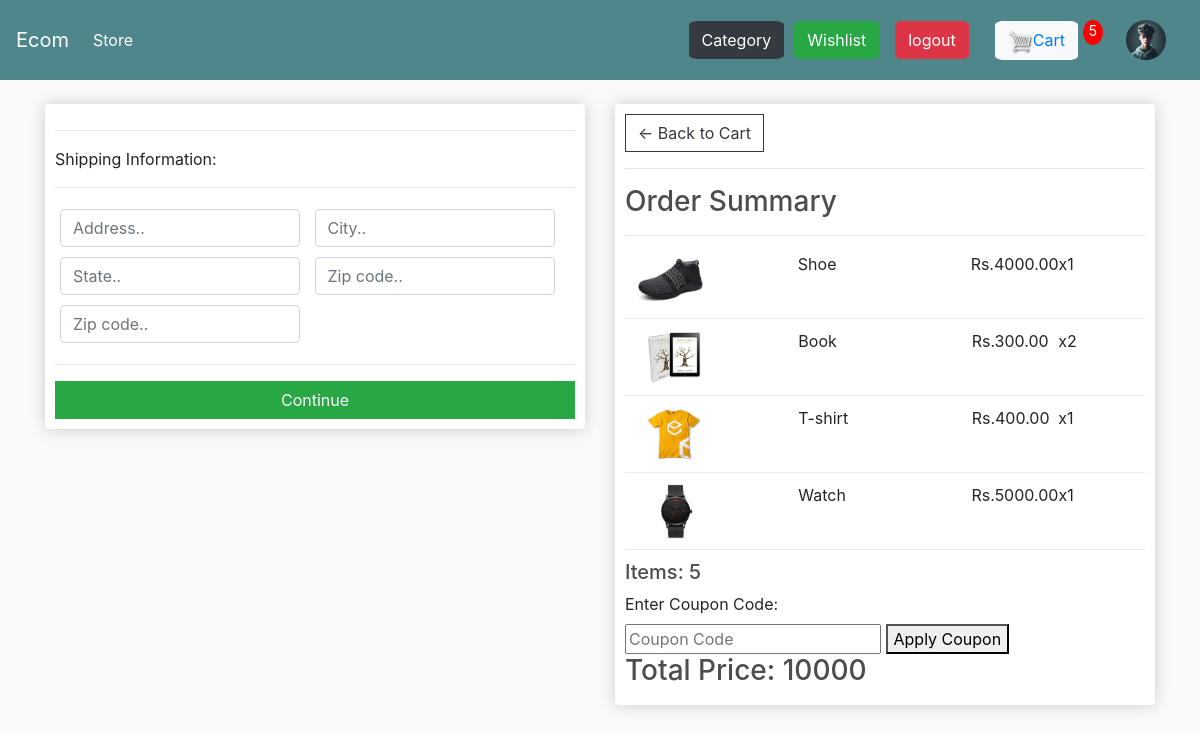
The page /checkout/ (signed in) on the database as committed earlier.
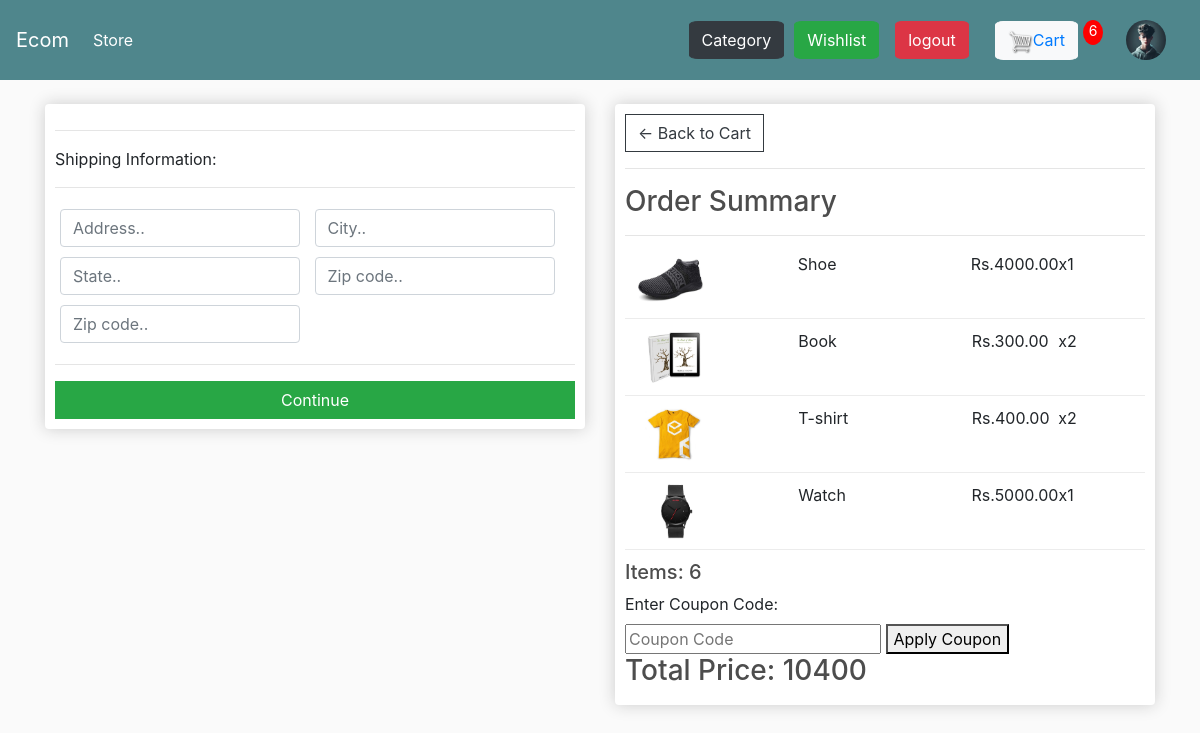
The same page on the database as committed later.
### store/models.py (models this page shows, shortened)
class OrderItem(models.Model):
	customer = models.ForeignKey(Customer, on_delete=models.SET_NULL, null=True)
	product = models.ForeignKey(Product, on_delete=models.SET_NULL, null=True)
	order = models.ForeignKey(Order, on_delete=models.SET_NULL, null=True)
	quantity = models.IntegerField(default=0, null=True, blank=True)
	date_added = models.DateTimeField(auto_now_add=True)
	@property
	def get_total(self):
		total = self.product.price * self.quantity
		return total

class Order(models.Model):
	customer = models.ForeignKey(Customer, on_delete=models.SET_NULL, null=True, blank=True)   #Foreign key Customer can order many time many to one relationship
	date_ordered = models.DateTimeField(auto_now_add=True)
	complete = models.BooleanField(default=False)
	transaction_id = models.CharField(max_length=100, null=True)
	@property
	def shipping(self):
		shipping = False
		orderitems = self.orderitem_set.all()  # you can access all related OrderItem objects using the orderitem_set attribute
		for i in orderitems:
			if i.product.digital == False: #order item class foreign key with order item orderitem hav product product.digital
				shipping = True
		return shipping
	@property
	def get_cart_total(self):
		orderitems = self.orderitem_set.all()
		total = sum([item.get_total for item in orderitems])  # Use property correctly
		return total
	@property
	def get_cart_items(self):
		orderitems = self.orderitem_set.all()
		total = sum([item.quantity for item in orderitems])
		return total

class Product(models.Model):
	seller=models.ForeignKey(Seller,on_delete=models.CASCADE,null=True)
	category_name = models.ForeignKey(Category, on_delete=models.CASCADE)
	name = models.CharField(max_length=150, null=False, blank=False)
	price = models.FloatField()
	digital = models.BooleanField(default=False, null=True, blank=True)
	image = models.ImageField(null=True, blank=True)
	description = models.TextField(null=True, blank=True)
	stock = models.IntegerField(default=0, null=True, blank=True)
	@property
	def imageURL(self):
		try:
			url = self.image.url   #.URL returns the publicly accessible URL of the file
		except:
			url = ''
		return url

### store/views.py (the view, shortened to what this page needs)
# urls.py: path('checkout/',views.checkout, name="checkout"),
def checkout(request):
	data = cartData(request)
	cartItems = data['cartItems']
	order = data['order']
	items = data['items']
	total_price=0
	if request.user.is_authenticated:
		total_price = Decimal(order.get_cart_total)  # Ensure it's a Decimal
	else:
		total_price = Decimal(order['get_cart_total'])
	discount = Decimal('0.00')
	discounted_total = total_price  # Start with the total price
	payment_amount = total_price  # Default to the original total price
	message = None
	coupon_code = request.POST.get('coupon_code', None)
	context = {
		'items': items,
		'order': order,
		'cartItems': cartItems,
		'total_price': total_price,
		'discount': discount,
		'discounted_total': discounted_total,
		'payment_amount': payment_amount,  # Add payment_amount to the context
		'message': message,
	}
	return render(request, 'store/checkout.html', context)

### store/models.py (called while the page is built)
	@property
	def imageURL(self):
		try:
			url = self.proimg.url   #.URL returns the publicly accessible URL of the file
		except:
			url = ''
		return url

### store/views.py (called while the page is built)
def cartData(request):
	if request.user.is_authenticated:
		customer = request.user.customer
		order, created = Order.objects.get_or_create(customer=customer, complete=False)
		items = order.orderitem_set.all()
		cartItems = order.get_cart_items
	else:
		cookieData = cookieCart(request)
		items = cookieData['items']
		cartItems = cookieData['cartItems']
		order = {'get_cart_total': 0, 'get_cart_items': cartItems, 'shipping': False}
	return {'items': items, 'order': order, 'cartItems': cartItems}

### store/templates/store/checkout.html (shortened to what this page needs)
{% extends 'store/main.html' %}
{% load static %}
{% block content %}
     <div class="row" style="margin-top:70px">
		<div class="col-lg-6">
			<div class="box-element" id="form-wrapper">
				<form id="form">
					<div id="shipping-info">
						<hr>
						<p>Shipping Information:</p>
						<hr>
						<div class="form-field">
							<input class="form-control" type="text" name="address" placeholder="Address..">
						</div>
						<div class="form-field">
							<input class="form-control" type="text" name="city" placeholder="City..">
						</div>
						<div class="form-field">
							<input class="form-control" type="text" name="state" placeholder="State..">
						</div>
						<div class="form-field">
							<input class="form-control" type="text" name="zipcode" placeholder="Zip code..">
						</div>
						<div class="form-field">
							<input class="form-control" type="text" name="country" placeholder="Zip code..">
						</div>
					</div>
					<hr>
					<input id="form-button" class="btn btn-success btn-block" type="submit" value="Continue">
				</form>
			</div>
			<br>
		</div>
		<div class="col-lg-6">
			<div class="box-element">
				<a  class="btn btn-outline-dark" href="{% url 'store:cart' %}">&#x2190; Back to Cart</a>
				<hr>
				<h3>Order Summary</h3>
				<hr>
				{% for item in items %}
				<div class="cart-row">
					<div style="flex:2"><img class="row-image" src="{{item.product.imageURL}}"></div>
					<div style="flex:2"><p>{{item.product.name}}</p></div>
					<div style="flex:1"><p>Rs.{{item.product.price|floatformat:2}}</p></div>
					<div style="flex:1"><p>x{{item.quantity}}</p></div>
				</div>
				{% endfor %}
				<h5>Items:   {{order.get_cart_items}}</h5>
					<form method="post">
						<label for="coupon_code">Enter Coupon Code:</label><br>
						<input type="text" id="coupon_code" name="coupon_code" placeholder="Coupon Code">
						<button type="submit">Apply Coupon</button>
					</form>
					{% if discount %}
						<h3>Discounted Total Price: {{ discounted_total }}</h3>
					{% else %}
						<h3>Total Price: {{ total_price }}</h3>
					{% endif %}
			</div>
		</div>
	</div>
{% endblock content %}

### store/templates/store/main.html (shortened to what this page needs)
<!DOCTYPE html>
{% load static %}
<html>
<head>
	<link rel="stylesheet" href="https://stackpath.bootstrapcdn.com/bootstrap/4.4.1/css/bootstrap.min.css">
	<link rel="stylesheet" href="https://cdn.jsdelivr.net/npm/bootstrap@4.0.0/dist/css/bootstrap.min.css">
	<link rel="stylesheet" type="text/css" href="{% static 'css/main.css' %}">
	<link rel="stylesheet" href="https://cdnjs.cloudflare.com/ajax/libs/font-awesome/4.7.0/css/font-awesome.min.css">
</head>
<body>
	<nav class="navbar navbar-expand-lg navbar-dark bg-dark fixed-top">
	  <a class="navbar-brand" href="{% url 'store:store' %}">Ecom</a>
	  <div class="collapse navbar-collapse" id="navbarSupportedContent">
	    <ul class="navbar-nav mr-auto">
	      <li class="nav-item active">
	        <a class="nav-link" href="{% url 'store:store' %}">Store <span class="sr-only">(current)</span></a>
	      </li>
	    </ul>
	    <div class="form-inline my-2 my-lg-0">
			<a href="{% url 'store:category' %}"><button type="button" class="btn btn-dark" style="border-radius:10%;margin:10px">Category</button></a>
			<a href="{% url 'store:wishlist'%}"><button type="button" class="btn btn-success" style="border-radius:10%">Wishlist</button></a>
			{% if request.user.is_authenticated %}
			<a class="nav-link" aria-current="page" href="{% url 'store:logout' %}"><button type="button" class="btn btn-danger" style="border-radius:10%">logout</button></a>
			{% else %}
	    	<a href="{% url 'store:login' %}"class="btn btn-light ml-2" style="border-radius:10%">Login</a>
			<a href="{% url 'store:register' %}"class="btn btn-warning ml-2" style="border-radius:10%">Register</a><br>
			{% endif %}
			<button type="button" class="btn btn-light" style="border-radius:10%;margin:10px">
			<div class="form-inline my-lg-0" style="height:25px">
				<a href="{% url 'store:cart' %}">
					<img  id="cart-icon" class="mx-0"src="{% static 'images/cart.png' %}">Cart
				</a>
			</div>
			</button>
			<p id="cart-total">{{cartItems}}</p>
			<div class="btn-group dropdown dropleft" role="group">
				<button id="btnGroupDrop1" type="button" class="btn" data-toggle="dropdown" aria-haspopup="true" aria-expanded="false">
							<img class="circular--square" src="{{user.customer.imageURL}}"/>
				</button>
		</div>
	    </div>
	  </div>
	</nav>
     <div class="container">
            <br>
            {% block content %}
            {% endblock content %}
         </div>
</body>
</html>

Rows that differ between the two databases and show on the page:
changed OrderItem "T-shirt": quantity "1" → "2"
changed through a linked row, Order: get_cart_items "5" → "6"
Other text that changed with them:
{{ cartItems }}: "5" → "6"
{{ total_price }}: "10000" → "10400"
